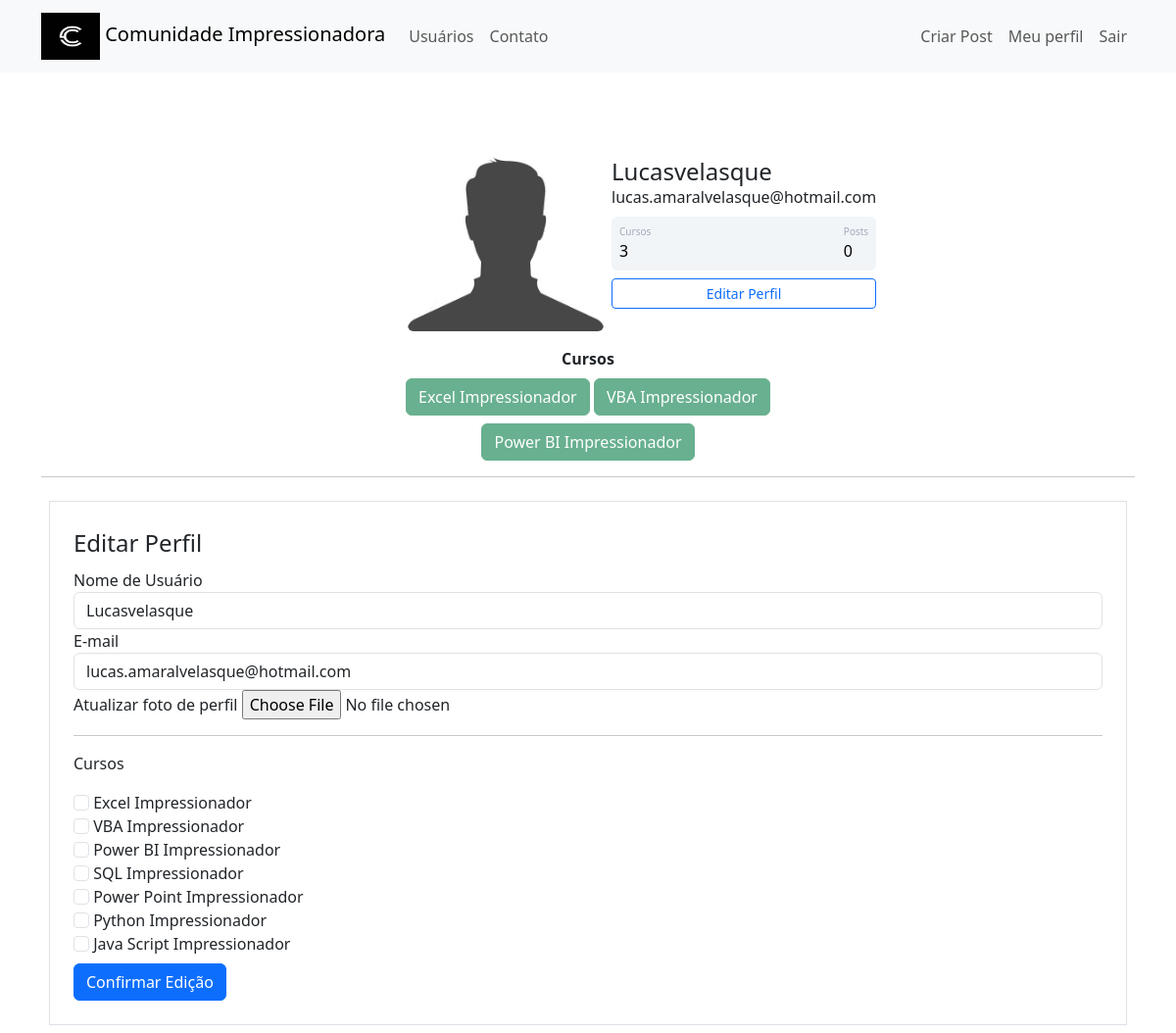
The page /perfil/editar (signed in) on the database its author committed.
### comunidadeimpressionadora/models.py (models this page shows)
class Usuario(database.Model, UserMixin):
    id = database.Column(database.Integer, primary_key=True)
    username = database.Column(database.String, nullable=False)
    email = database.Column(database.String, nullable=False, unique=True)
    senha = database.Column(database.String, nullable=False)
    foto_perfil = database.Column(database.String, default='default.jpg')
    posts = database.relationship('Post', backref='autor', lazy=True)
    cursos = database.Column(database.String, nullable=False, default='Não Informado')

### comunidadeimpressionadora/routes.py (the view)
@app.route('/perfil/editar', methods=['GET', 'POST'])
@login_required
def editar_perfil():
    form = FormEditarPerfil()
    if form.validate_on_submit():
        current_user.email = form.email.data
        current_user.username = form.username.data
        if form.foto_perfil.data:
            nome_imagem = salvar_imagem(form.foto_perfil.data)
            current_user.foto_perfil = nome_imagem
        current_user.cursos = atualizar_cursos(form)
        database.session.commit()
        flash(f'Perfil atualizado com sucesso!', 'alert-success')
        return redirect(url_for('perfil'))
    elif request.method =="GET":
        form.email.data = current_user.email
        form.username.data = current_user.username
    foto_perfil = url_for('static', filename='fotos_perfil/{}'.format(current_user.foto_perfil))
    return render_template('editarperfil.html', foto_perfil=foto_perfil, form=form)

### comunidadeimpressionadora/forms.py (shortened to what this page needs)
class FormEditarPerfil(FlaskForm):
    username = StringField('Nome de Usuário', validators=[DataRequired()])
    email = StringField('E-mail', validators=[DataRequired(), Email()])
    foto_perfil = FileField("Atualizar foto de perfil", validators=[FileAllowed(['jpg', 'png'])])
    curso_excel = BooleanField('Excel Impressionador')
    curso_vba = BooleanField('VBA Impressionador')
    curso_powerbi = BooleanField('Power BI Impressionador')
    curso_sql = BooleanField('SQL Impressionador')
    curso_powerpoint = BooleanField('Power Point Impressionador')
    curso_python = BooleanField('Python Impressionador')
    curso_js = BooleanField('Java Script Impressionador')
    botao_submit_editarperfil = SubmitField('Confirmar Edição')

### comunidadeimpressionadora/models.py (called while the page is built)
@login_manager.user_loader
def load_usuario(id_usuario):
    return Usuario.query.get(int(id_usuario))

### comunidadeimpressionadora/templates/editarperfil.html (shortened to what this page needs)
{% extends 'perfil.html' %}
{% block form_editar_perfil %}
 <div class="container ">
            <hr>
            <div class="row ">
                <div class="col ">
                    <form method="POST" action="" class="border p-4 m-2" enctype="multipart/form-data">
                        <legend>Editar Perfil</legend>
                        <fieldset>
                            <div class="form-group">
                                {{ form.username.label(class="form-control-label") }}
                                {% if form.username.errors %}
                                    {{ form.username(class="form-control is-invalid") }}
                                <div class="invalid-feedback">
                                    {% for erro in form.username.errors %}
                                        {{ erro }}
                                    {% endfor %}
                                </div>
                                {% else %}
                                    {{ form.username(class="form-control") }}
                                {% endif %}
                            </div>
                            <div class="form-group">
                                {{ form.email.label(class="form-control-label") }}
                                {% if form.email.errors %}
                                    {{ form.email(class="form-control is-invalid") }}
                                <div class="invalid-feedback">
                                    {% for erro in form.email.errors %}
                                        {{ erro }}
                                    {% endfor %}
                                </div>
                                {% else %}
                                    {{ form.email(class="form-control") }}
                                {% endif %}
                            </div>
                            <div class="form-group">
                                {{ form.foto_perfil.label }}
                                {{ form.foto_perfil(class="form-control-file")}}
                            </div>
                            <hr>
                            <p>
                                Cursos
                            </p>
                            {% for campo in form %}
                                {% if 'curso_' in campo.name %}
                                <div class="form-group">
                                    {{ campo(class="form-check-input") }}
                                    {{ campo.label(class="form-check-label") }}
                                </div>
                                {% endif %}
                            {% endfor %}
                        </fieldset>
                            {{ form.botao_submit_editarperfil(class="btn btn-primary mt-2") }}
                    </form>
                </div>
            </div>
        </div>
{% endblock %}

### comunidadeimpressionadora/templates/perfil.html
{% extends 'base.html' %}
{% block body %}
<div class="container mt-5 d-flex justify-content-center">
            <div class="card p-3">
                <div class="d-flex align-items-center">
                    <div class="image pe-2">
                <img src="{{ foto_perfil }}" class="rounded" width="200" >
                    </div>
                <div class="ml-3 w-100">
                   <h4 class="mb-0 mt-0">{{current_user.username}}</h4>
                   <span>{{current_user.email}}</span>
                   <div class="p-2 mt-2 bg-primary d-flex justify-content-between rounded text-white stats">
                       {% if 'Não Informado' in current_user.cursos %}
                            <div class="d-flex flex-column">
                                <span class="articles">Cursos</span>
                                <span class="number1">0</span>
                            </div>
                       {% else %}
                            <div class="d-flex flex-column">
                                <span class="articles">Cursos</span>
                                <span class="number1">{{ current_user.cursos.count(';') + 1}}</span>
                            </div>
                       {% endif %}
                    <div class="d-flex flex-column">
                        <span class="rating">Posts</span>
                        <span class="number3">0</span>
                    </div>
                   </div>
                   <div class="button mt-2 d-flex flex-row align-items-center">
                       <a class="w-100" href="{{ url_for('editar_perfil')}}">
                           <button class="btn btn-sm btn-outline-primary w-100">Editar Perfil</button>
                       </a>
                   </div>
                </div>
                </div>
            </div>
</div>
<div class="row justify-content-center">
    <div class="col-4" style="text-align: center">
        <strong>Cursos</strong>
        <br>
        {% for curso in current_user.cursos.split(';') %}
            <button type="button" class="btn btn-success mt-2" disabled>{{ curso }}</button>
        {% endfor %}
    </div>
</div>
{% block form_editar_perfil %}
{% endblock %}
{% endblock %}

### comunidadeimpressionadora/static/main.css (style rules this page uses)
.card { width: 400px; border: none; border-radius: 10px; background-color: #fff; }
.stats { background: #f2f5f8 !important; color: #000 !important; }
.articles { font-size:10px; color: #a1aab9; }
.number1 { font-weight:500; }
.rating { font-size:10px; color: #a1aab9; }
.number3 { font-weight:500; }

### rows shown on the page
Usuario: username "Lucasvelasque", email "lucas.amaralvelasque@hotmail.com", cursos "3"

### other values the page prints
{{ curso }} "Excel Impressionador" "VBA Impressionador" "Power BI Impressionador"
{{ campo.label(class="form-check-label") }} "Excel Impressionador" "VBA Impressionador" "Power BI Impressionador" "SQL Impressionador" "Power Point Impressionador" "Python Impressionador" "Java Script Impressionador"
